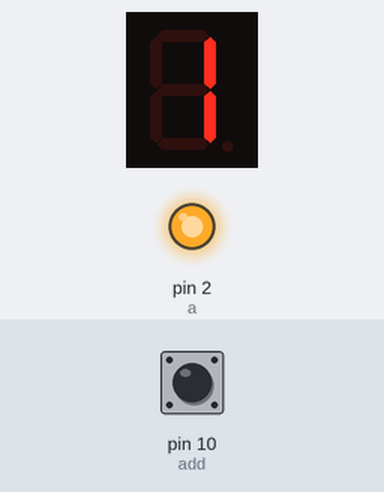
Simulated run of this sketch. Board: Arduino Uno, built with avr-gcc and run on an emulated ATmega328P. Shown: 1-digit seven-segment display, output pins drawn as LEDs (lit = HIGH). Wiring (inferred from the names in the program): 1-digit 7-segment display, segments lit when LOW: segments pin 9, pin 8, pin 7, pin 6, pin 5, pin 4, pin 3. Dashed ring = blinking. The test bench sets the inputs (shaded band); at power-on: pin 10 (add) HIGH. The segment pins are drawn as the display they are named for; pins used as bus, display or sensor lines are not drawn.

Above: at 1.2 s.
1.3 s: pin 10 (add) pulled LOW for 3.2 s
At 5.2 s:
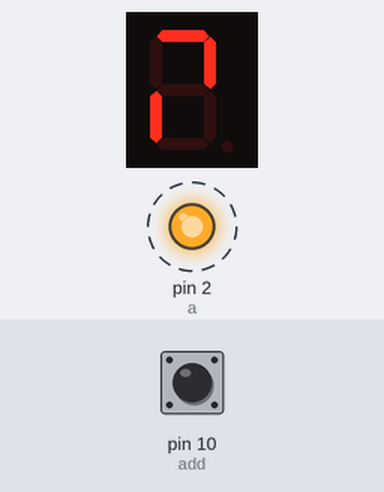
6.0 s: pin 10 (add) pulled LOW for 0.15 s
At 7.4 s:
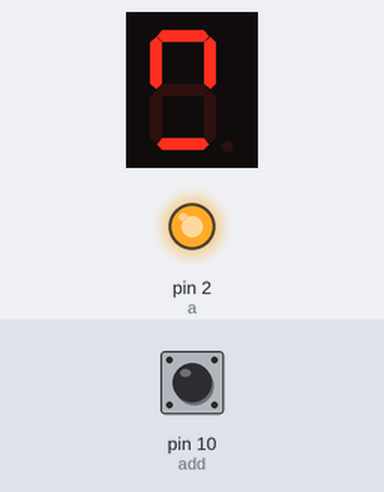
7.7 s: pin 10 (add) pulled LOW for 1 s
At 10.1 s:
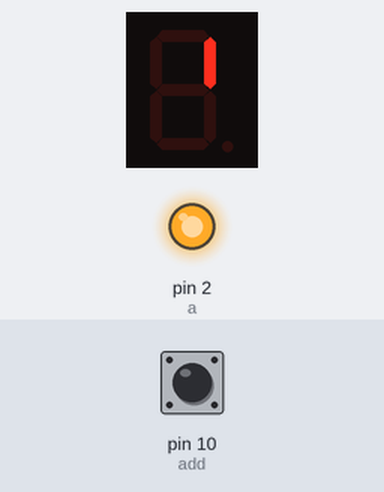
Timing chart, 0 to 11.6 s (numbered marks = the images above; inputs shaded):
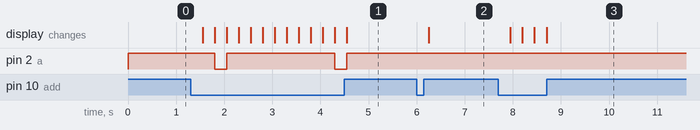

Measured:
- after the input at 1.3 s, pin 2 (a): alternates HIGH for 2.3 s and LOW for 0.25 s, starting after 0.50 s; the display: first changes after 0.25 s (image 1 shows a later state)
- after the input at 6.0 s, the display: changes after 0.25 s (image 2)
- after the input at 7.7 s, the display: first changes after 0.25 s (image 3 shows a later state)

The sketch:

Projetoleds.ino
```cpp
int a = 2;
int b = 3;
int c = 4;
int d = 5;
int e = 6;
int f = 7;
int g = 8;
int h = 9;

int add = 10;

int variavel = 0;

void setup() {

  pinMode(a, OUTPUT);
  pinMode(b, OUTPUT);
  pinMode(c, OUTPUT);
  pinMode(d, OUTPUT);
  pinMode(e, OUTPUT);
  pinMode(f, OUTPUT);
  pinMode(g, OUTPUT);
  pinMode(h, OUTPUT);

  pinMode(add, INPUT_PULLUP);


  digitalWrite(a, LOW); //direito baixo
  digitalWrite(b, LOW); //direito alto
  digitalWrite(c, LOW); //CIMA
  digitalWrite(d, LOW); // Esquerdo alto
  digitalWrite(e, LOW); //BAIXO
  digitalWrite(f, LOW); //MEIO
  digitalWrite(g, LOW); //PONTO
  digitalWrite(h, LOW); // Esquerdo baixo

}

void loop() {
int estadoBotao1 = digitalRead(add);
numeros();
if (estadoBotao1 == LOW){
  variavel = variavel + 1;
  delay(250);
}
if (variavel >= 10){
  variavel = 0;
}
}

void numeros(){
  if(variavel == 0){
  digitalWrite(a, HIGH);
  digitalWrite(b, HIGH);
  digitalWrite(c, HIGH);
  digitalWrite(d, HIGH);
  digitalWrite(e, HIGH);
  digitalWrite(f, LOW);
  digitalWrite(g, LOW);
  digitalWrite(h, HIGH);
}

  if(variavel == 1){
  digitalWrite(a, HIGH);
  digitalWrite(b, HIGH);
  digitalWrite(c, LOW);
  digitalWrite(d, LOW);
  digitalWrite(e, LOW);
  digitalWrite(f, LOW);
  digitalWrite(g, LOW);
  digitalWrite(h, LOW);
}

if(variavel == 2){
  digitalWrite(a, LOW);
  digitalWrite(b, HIGH);
  digitalWrite(c, HIGH);
  digitalWrite(d, LOW);
  digitalWrite(e, HIGH);
  digitalWrite(f, HIGH);
  digitalWrite(g, LOW);
  digitalWrite(h, HIGH);
}

if(variavel == 3){
  digitalWrite(a, HIGH);
  digitalWrite(b, HIGH);
  digitalWrite(c, HIGH);
  digitalWrite(d, LOW);
  digitalWrite(e, HIGH);
  digitalWrite(f, HIGH);
  digitalWrite(g, LOW);
  digitalWrite(h, LOW);
}

if(variavel == 4){
  digitalWrite(a, HIGH);
  digitalWrite(b, HIGH);
  digitalWrite(c, LOW);
  digitalWrite(d, HIGH);
  digitalWrite(e, LOW);
  digitalWrite(f, HIGH);
  digitalWrite(g, LOW);
  digitalWrite(h, LOW);
}

if(variavel == 5){
  digitalWrite(a, HIGH);
  digitalWrite(b, LOW);
  digitalWrite(c, HIGH);
  digitalWrite(d, HIGH);
  digitalWrite(e, HIGH);
  digitalWrite(f, HIGH);
  digitalWrite(g, LOW);
  digitalWrite(h, LOW);
}

if(variavel == 6){
  digitalWrite(a, HIGH);
  digitalWrite(b, LOW);
  digitalWrite(c, HIGH);
  digitalWrite(d, HIGH);
  digitalWrite(e, HIGH);
  digitalWrite(f, HIGH);
  digitalWrite(g, LOW);
  digitalWrite(h, HIGH);
}

if(variavel == 7){
  digitalWrite(a, HIGH);
  digitalWrite(b, HIGH);
  digitalWrite(c, HIGH);
  digitalWrite(d, LOW);
  digitalWrite(e, LOW);
  digitalWrite(f, LOW);
  digitalWrite(g, LOW);
  digitalWrite(h, LOW);
}

if(variavel == 8){
  digitalWrite(a, HIGH);
  digitalWrite(b, HIGH);
  digitalWrite(c, HIGH);
  digitalWrite(d, HIGH);
  digitalWrite(e, HIGH);
  digitalWrite(f, HIGH);
  digitalWrite(g, LOW);
  digitalWrite(h, HIGH);
}

if(variavel == 9){
  digitalWrite(a, HIGH);
  digitalWrite(b, HIGH);
  digitalWrite(c, HIGH);
  digitalWrite(d, HIGH);
  digitalWrite(e, HIGH);
  digitalWrite(f, HIGH);
  digitalWrite(g, LOW);
  digitalWrite(h, LOW);
}
}

/* Zero
  digitalWrite(a, HIGH);
  digitalWrite(b, HIGH);
  digitalWrite(c, HIGH);
  digitalWrite(d, HIGH);
  digitalWrite(e, HIGH);
  digitalWrite(f, LOW);
  digitalWrite(g, LOW);
  digitalWrite(h, HIGH);
*/

/* Um
  digitalWrite(a, HIGH);
  digitalWrite(b, HIGH);
  digitalWrite(c, LOW);
  digitalWrite(d, LOW);
  digitalWrite(e, LOW);
  digitalWrite(f, LOW);
  digitalWrite(g, LOW);
  digitalWrite(h, LOW);
*/

/* Dois
  digitalWrite(a, LOW);
  digitalWrite(b, HIGH);
  digitalWrite(c, HIGH);
  digitalWrite(d, LOW);
  digitalWrite(e, HIGH);
  digitalWrite(f, HIGH);
  digitalWrite(g, LOW);
  digitalWrite(h, HIGH);
*/

/* Três
  digitalWrite(a, HIGH);
  digitalWrite(b, HIGH);
  digitalWrite(c, HIGH);
  digitalWrite(d, LOW);
  digitalWrite(e, HIGH);
  digitalWrite(f, HIGH);
  digitalWrite(g, LOW);
  digitalWrite(h, LOW);
*/

/* Quatro
  digitalWrite(a, HIGH);
  digitalWrite(b, HIGH);
  digitalWrite(c, LOW);
  digitalWrite(d, HIGH);
  digitalWrite(e, LOW);
  digitalWrite(f, HIGH);
  digitalWrite(g, LOW);
*/

/* Cinco
  digitalWrite(a, HIGH);
  digitalWrite(b, LOW);
  digitalWrite(c, HIGH);
  digitalWrite(d, HIGH);
  digitalWrite(e, HIGH);
  digitalWrite(f, HIGH);
  digitalWrite(g, LOW);
  digitalWrite(h, LOW);
*/

/* Seis
  digitalWrite(a, HIGH);
  digitalWrite(b, LOW);
  digitalWrite(c, HIGH);
  digitalWrite(d, HIGH);
  digitalWrite(e, HIGH);
  digitalWrite(f, HIGH);
  digitalWrite(g, LOW);
  digitalWrite(h, HIGH);
*/

/* Sete
  digitalWrite(a, HIGH);
  digitalWrite(b, HIGH);
  digitalWrite(c, HIGH);
  digitalWrite(d, LOW);
  digitalWrite(e, LOW);
  digitalWrite(f, LOW);
  digitalWrite(g, LOW);
  digitalWrite(h, LOW);
*/

/* Oito
  digitalWrite(a, HIGH);
  digitalWrite(b, HIGH);
  digitalWrite(c, HIGH);
  digitalWrite(d, HIGH);
  digitalWrite(e, HIGH);
  digitalWrite(f, HIGH);
  digitalWrite(g, LOW);
  digitalWrite(h, HIGH);
*/

/* Nove
  digitalWrite(a, HIGH);
  digitalWrite(b, HIGH);
  digitalWrite(c, HIGH);
  digitalWrite(d, HIGH);
  digitalWrite(e, HIGH);
  digitalWrite(f, HIGH);
  digitalWrite(g, LOW);
  digitalWrite(h, LOW);
*/
```
